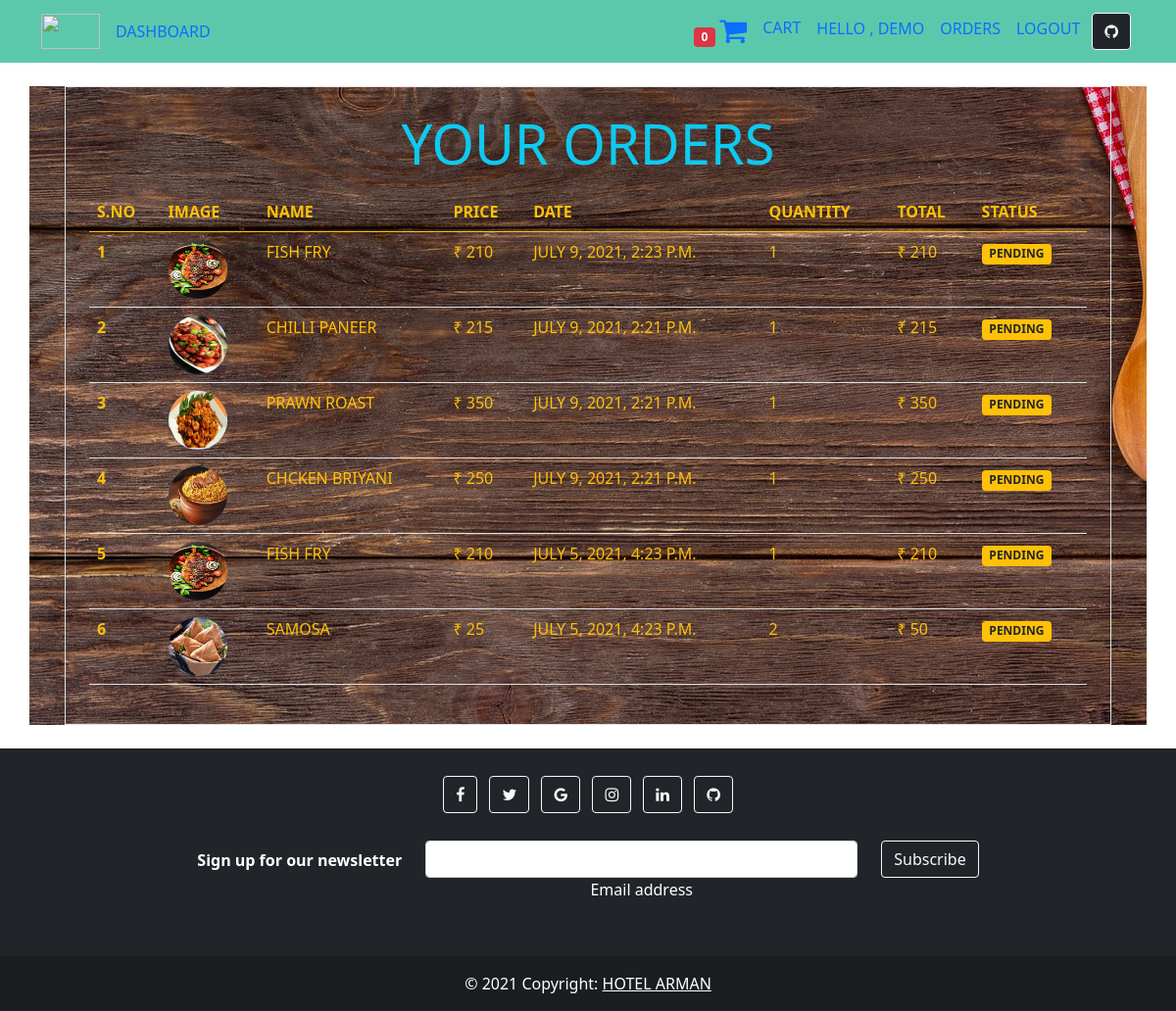
Page /orders (signed in) on the committed database.
### product/models.py (models this page shows, shortened)
class Order(models.Model):
    product=models.ForeignKey(Product,on_delete=models.CASCADE)
    customer=models.ForeignKey(User,on_delete=models.CASCADE)
    quantity=models.IntegerField(default=1)
    price=models.IntegerField()
    phone_num=models.CharField(max_length=50,default="",blank=True)
    address=models.CharField(max_length=250,default="",blank=True)
    date=models.DateTimeField(auto_now_add=True)
    status_choice=(
        ('1', 'Pending'),
        ('2', 'Packed'),
        ('3', 'on the way'),
        ('4','Delivered'),
        ('5',"Cancelled"),
    )
    status=models.CharField(max_length=1,choices=status_choice)
    @staticmethod
    def get_orders_of_user(user_id):
        return Order.objects.filter(customer=user_id).order_by("-date")

class Product(models.Model):
    name=models.CharField(max_length=50)
    price=models.IntegerField(default=0)
    category=models.ForeignKey(Category,on_delete=models.CASCADE,default=1)
    description = models.CharField(max_length=250)
    image=models.ImageField( upload_to="static/products")

### middlewares/auth.py (the view)
    def middleware(request):
        user=request.user.id
        returnUrl=request.META["PATH_INFO"]
        if user is None  :
            return redirect(f"login?return_url={returnUrl}")
        response=get_response(request)
        return response

### product/templatetags/cart.py (called while the page is built)
@register.filter(name="sum_of_items")
def sum_of_items(values):
    sum = 0
    for value in values:
        sum += value
    return sum

### product/templatetags/custom.py (called while the page is built)
@register.filter(name="currency")
def currency(number):
    return "₹ " + str(number)

@register.filter(name="multiplier")
def multiplier(number,number1):
    return number * number1

### product/views.py (called while the page is built)
    def get(self,request):
        customer=request.user.id
        orders=Order.get_orders_of_user(customer)
        return render(request,"orders.html",{'orders':orders})

### templates/orders.html (shortened to what this page needs)
{% extends 'base.html' %}
{% block body %}
{% load cart %}
{% load custom %}
{% load static %}
<div class="container" style=" background-image: url('{% static '/orders.jpg' %}')">
<div class="border border-rounded p-4 m-4 ">
<p class="display-4 pl-4 ml-4 text-center text-info">YOUR ORDERS</p>
<table class="table text-warning text-uppercase">
  <thead>
    <tr>
      <th scope="col">S.no</th>
      <th scope="col">Image</th>
      <th scope="col">Name</th>
      <th scope="col">Price</th>
      <th scope="col">Date</th>
      <th scope="col">Quantity</th>
       <th scope="col">Total</th>
       <th scope="col">Status</th>
    </tr>
  </thead>
  <tbody>
  {% for order in orders %}
    <tr>
      <th scope="row">{{forloop.counter}}</th>
      <td><img  class="rounded-circle bg-primary" style="height:60px; width:60px"  src="{{order.product.image.url}}" alt=""></td>
      <td>{{order.product.name}}</td>
      <td>{{order.price|currency}}</td>
      <td>{{order.date}}</td>
      <td>{{order.quantity}}</td>
      <td>{{order.quantity|multiplier:order.price|currency}}</td>
      {% if  order.status == "4" %}
      <td> <span class="badge bg-success">DELIVERED</span></td>
      {% elif order.status == "3" %}
      <td> <span class="badge bg-info text-dark">ON THE WAY</span></td>
     {% elif order.status == "2" %}
     <td> <span class="badge bg-primary">PACKED</span></td>
     {% elif order.status == "5" %}
     <td> <span class="badge bg-danger">CANCELLED</span></td>
      {% else %}
    <td><span class="badge bg-warning text-dark">PENDING</span></td>
      {% endif %}
    </tr>
    {% endfor %}
  </tbody>
</table>
</div>
</div>
{% endblock body %}

### templates/base.html (shortened to what this page needs)
<!doctype html>
<html lang="en">
  <head>
    <link href="https://cdn.jsdelivr.net/npm/bootstrap@5.0.2/dist/css/bootstrap.min.css" rel="stylesheet">
    <link rel="stylesheet" href="https://cdnjs.cloudflare.com/ajax/libs/font-awesome/4.7.0/css/font-awesome.min.css">
  </head>
{% load cart %}
{% load static %}
<nav class="navbar navbar-expand-lg text-uppercase text-light " style="background-color: #5BC8AC;">
  <div class="container">
    <a class="navbar-brand me-2" href="/">
      <img
        src="https://i.ibb.co/zJPP4dw/hote.jpg"
        height="36"
        width="60"
        alt=""
        loading="lazy"
        style="margin-top: -1px; margin-left: 0px;"
      />
    </a>
    <div class="collapse navbar-collapse" id="navbarButtonsExample">
      <ul class="navbar-nav me-auto mb-2 mb-lg-0">
        <li class="nav-item">
          <a class="nav-link" href="/">Dashboard</a>
        </li>
      </ul>
      <li class="navbar-nav my-0 my-lg-0">
        <a class="nav-link " href="/cart">
          <span class="badge badge-pill bg-danger">{{request.session.cart.values|sum_of_items}}</span>
          <span><i class="fa fa-shopping-cart" style="font-size:30px;"> </i></span>
        </a>
        <a class="nav-link" href="/cart">Cart</a>
      </li>
        {% if user.is_authenticated %}
        <ul class="navbar-nav my-0 my-lg-0">
        <li class="nav-item">
          <a class="nav-link" >Hello , {{user.first_name}}</a>
        </li>
        <ul class="navbar-nav my-0 my-lg-0">
        <li class="nav-item">
          <a class="nav-link" href="/orders">Orders</a>
        </li>
        <li class="nav-item">
          <a class="nav-link" href="/logout">LogOUT</a>
        </li>
        {% endif %}
        <li class="nav-item ">
          <a class="btn btn-outline-light btn-floating m-1 bg-dark" href="https://github.com/armansikriwal/foodordering" role="button"
        ><i class="fa fa-github"></i
      ></a>
        </li>
        </ul>
      </div>
    </div>
</nav>
{% load static %}
  <body >
    {% block body %}{% endblock body %}
  </body>
<footer class="bg-dark text-center position-relative text-white">
  <div class="container p-4">
    <section class="mb-4">
      <a class="btn btn-outline-light btn-floating m-1" href="#!" role="button"
      ><i class="fa fa-facebook"></i
    ></a>
      <a class="btn btn-outline-light btn-floating m-1" href="#!" role="button"
        ><i class="fa fa-twitter"></i
      ></a>
      <a class="btn btn-outline-light btn-floating m-1" href="#!" role="button"
        ><i class="fa fa-google"></i
      ></a>
      <a class="btn btn-outline-light btn-floating m-1" href="#!" role="button"
        ><i class="fa fa-instagram"></i
      ></a>
      <a class="btn btn-outline-light btn-floating m-1" href="https://www.linkedin.com/in/kumar-arman-sikriwal-a60390193/" role="button"
        ><i class="fa fa-linkedin"></i
      ></a>
      <a class="btn btn-outline-light btn-floating m-1" href="https://github.com/armansikriwal/" role="button"
        ><i class="fa fa-github"></i
      ></a>
    </section>
    <section class="">
      <form action="">
        <div class="row d-flex justify-content-center">
          <div class="col-auto">
            <p class="pt-2">
              <strong>Sign up for our newsletter</strong>
            </p>
          </div>
          <div class="col-md-5 col-12">
            <div class="form-outline form-white mb-4">
              <input type="email" id="form5Example2" class="form-control" />
              <label class="form-label" for="form5Example2">Email address</label>
            </div>
          </div>
          <div class="col-auto">
            <button type="submit" class="btn btn-outline-light mb-4">
              Subscribe
            </button>
          </div>
        </div>
      </form>
    </section>
  </div>
  <div class="text-center p-3" style="background-color: rgba(0, 0, 0, 0.2);">
    © 2021 Copyright:
    <a class="text-white" href="">HOTEL ARMAN</a>
  </div>
</footer>
</html>

### rows in the picture
Order: product.image (picture), product.name "FISH FRY", price "₹ 210", date "JULY 9, 2021, 2:23 P.M.", quantity "1", quantity|multiplier "₹ 210", status "PENDING"
Order: product.image (picture), product.name "CHILLI PANEER", price "₹ 215", date "JULY 9, 2021, 2:21 P.M.", quantity "1", quantity|multiplier "₹ 215", status "PENDING"
Order: product.image (picture), product.name "PRAWN ROAST", price "₹ 350", date "JULY 9, 2021, 2:21 P.M.", quantity "1", quantity|multiplier "₹ 350", status "PENDING"
Order: product.image (picture), product.name "CHCKEN BRIYANI", price "₹ 250", date "JULY 9, 2021, 2:21 P.M.", quantity "1", quantity|multiplier "₹ 250", status "PENDING"
Order: product.image (picture), product.name "FISH FRY", price "₹ 210", date "JULY 5, 2021, 4:23 P.M.", quantity "1", quantity|multiplier "₹ 210", status "PENDING"
Order: product.image (picture), product.name "SAMOSA", price "₹ 25", date "JULY 5, 2021, 4:23 P.M.", quantity "2", quantity|multiplier "₹ 50", status "PENDING"

### other values in the picture
{{ request.session.cart.values|sum_of_items }} "0"
{{ user.first_name }} "DEMO"
